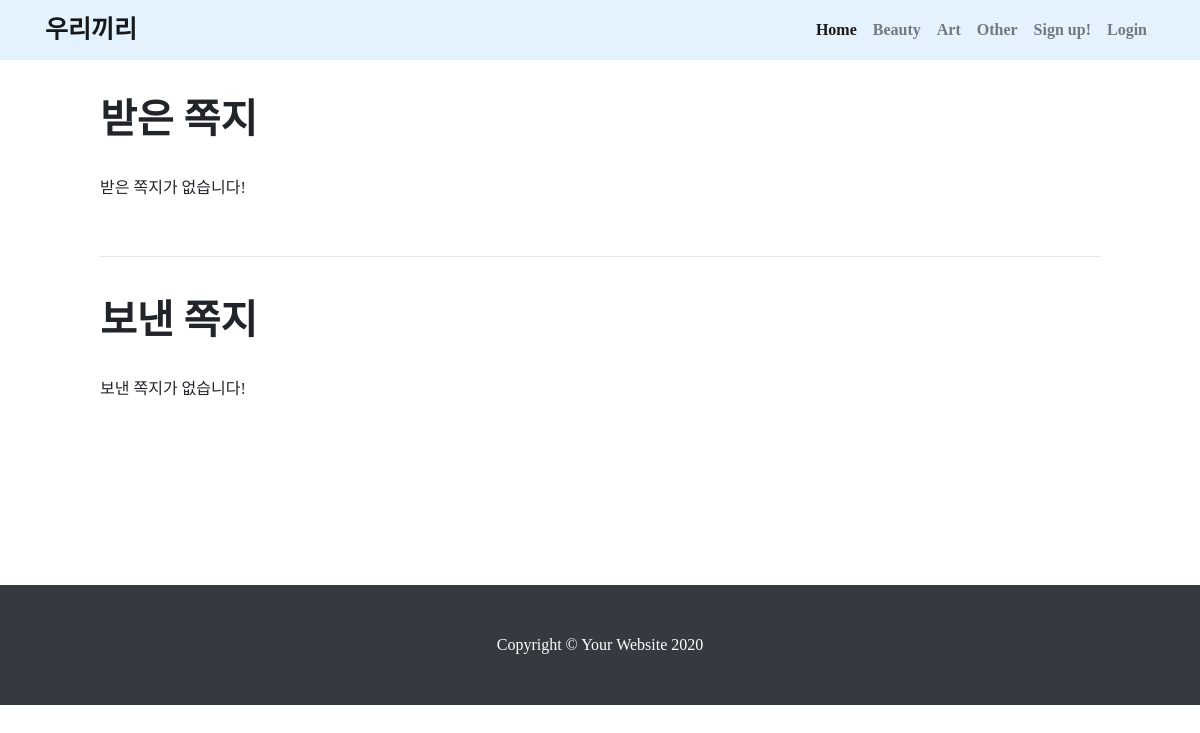
Page /Wookie/detail/1/send/1 on the earlier database version.
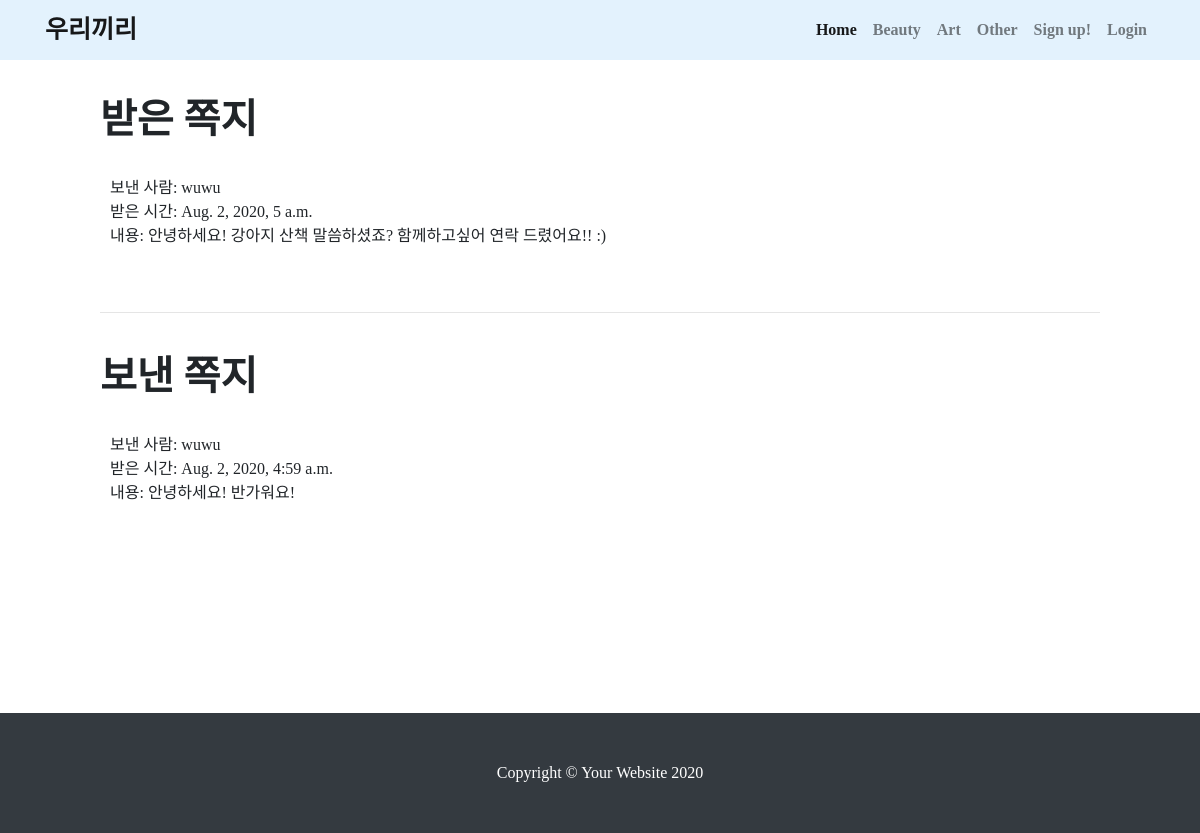
Same page on the later database version.
### Wookie/models.py (models this page shows, shortened)
class Message(models.Model):
    sender = models.ForeignKey(accounts.models.Profile, on_delete=models.CASCADE, related_name="sender")
    receiver = models.ForeignKey(accounts.models.Profile, on_delete=models.CASCADE, related_name="receiver")
    text = models.TextField()
    created_date = models.DateTimeField(default=timezone.now)

### accounts/models.py (models this page shows)
class Profile(AbstractUser):
    nickname = models.TextField(max_length=10)
    school = models.TextField(max_length=20)
    gender = models.TextField(max_length=10)

### Wookie/views.py (the view)
# urls.py: path('detail/<int:comment_id>/send/<int:user_id>', Wookie.views.send_message, name="send_message"),
def send_message(request, comment_id, user_id):
    receiver = get_object_or_404(Profile, pk=comment_id)
    sender = get_object_or_404(Profile, pk=user_id)
    if(request.method == 'POST'):
        message = Message()
        message.sender = sender
        message.receiver = receiver
        message.text = request.POST['body']
        message.save()
    recieved = Message.objects.filter(receiver=sender)
    sent = Message.objects.filter(sender=sender)
    return render(request, 'profile.html', {'recieved':recieved, 'sent':sent})

### Wookie/templates/profile.html
{% extends 'base.html' %}
{% block content %}
{% load static %}
  <div style="margin:40px 100px">
        <h1 style="font-weight:bold">받은 쪽지</h1><br>
        {% for msg in recieved.all %}
            <div style="margin:0px 10px">
                보낸 사람: {{msg.sender}}<br>
                받은 시간: {{msg.created_date}}<br>
                내용: {{msg.text}}<br><br>
            </div>
        {% empty %}
            <p>받은 쪽지가 없습니다!</p>
        {% endfor %}
        <br><hr><br>
        <h1 style="font-weight:bold">보낸 쪽지</h1><br>
        {% for msg in sent.all %}
            <div style="margin:0px 10px">
                보낸 사람: {{msg.receiver}}<br>
                받은 시간: {{msg.created_date}}<br>
                내용: {{msg.text}}<br><br>
            </div>
        {% empty %}
            <p>보낸 쪽지가 없습니다!</p>
        {% endfor %}
  </div>
  <br><br><br><br><br><br>
{% endblock %}

Differences in the rows shown:
added Message: sender "wuwu", created_date "Aug. 2, 2020, 5 a.m.", text "안녕하세요! 강아지 산책 말씀하셨죠? 함께하고싶어 연락 드렸어요!! :)", shown under "받은 쪽지"
added Message: receiver "wuwu", created_date "Aug. 2, 2020, 4:59 a.m.", text "안녕하세요! 반가워요!", shown under "보낸 쪽지"
Other differences:
text no longer shown: "받은 쪽지가 없습니다! 보낸 쪽지가 없습니다!"
